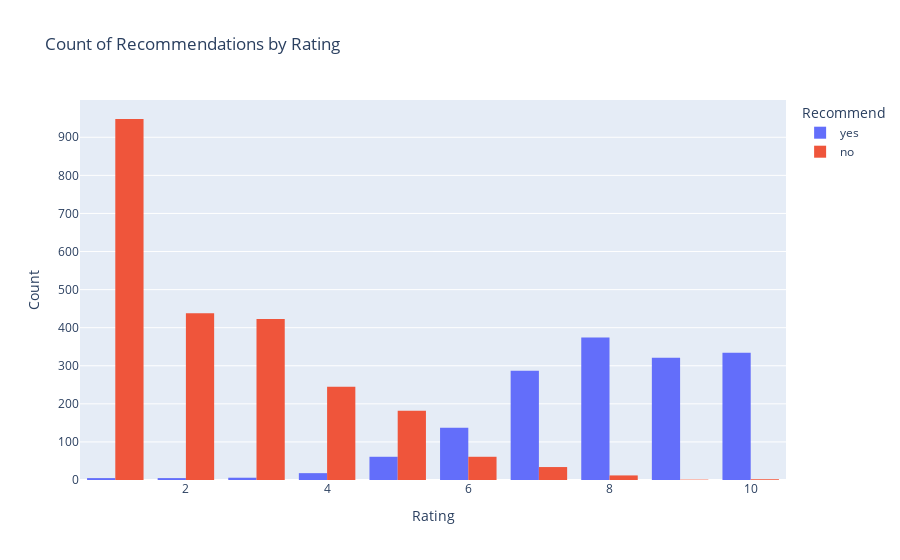

This figure's notebook cell:
### Code cell
# Create a count plot using Plotly
fig = px.histogram(
    reviews_df, 
    x='rating', 
    color='recommended', 
    barmode='group',
    histfunc='count',
    title='Count of Recommendations by Rating'
)

# Customize the layout
fig.update_layout(
    xaxis_title='Rating',
    yaxis_title='Count',
    legend_title='Recommend'
)

# Show the figure
fig.show()

### Figure 1 — Plotly figure (JSON) as saved in the notebook; plotly's stock layout.template omitted (floating-point values rounded to 4 significant figures; data arrays with more than 128 entries replaced by an {"elided": "..."} marker saying what was removed)
{"data": [{"alignmentgroup": "True", "bingroup": "x", "histfunc": "count", "hovertemplate": "recommended=yes<br>rating=%{x}<br>count=%{y}<extra></extra>", "legendgroup": "yes", "marker": {"color": "#636efa", "pattern": {"shape": ""}}, "name": "yes", "offsetgroup": "yes", "orientation": "v", "showlegend": true, "type": "histogram", "x": {"elided": "1548 int values"}, "xaxis": "x", "yaxis": "y"}, {"alignmentgroup": "True", "bingroup": "x", "histfunc": "count", "hovertemplate": "recommended=no<br>rating=%{x}<br>count=%{y}<extra></extra>", "legendgroup": "no", "marker": {"color": "#EF553B", "pattern": {"shape": ""}}, "name": "no", "offsetgroup": "no", "orientation": "v", "showlegend": true, "type": "histogram", "x": {"elided": "2346 int values"}, "xaxis": "x", "yaxis": "y"}], "layout": {"barmode": "group", "legend": {"title": {"text": "Recommend"}, "tracegroupgap": 0}, "title": {"text": "Count of Recommendations by Rating"}, "xaxis": {"anchor": "y", "domain": [0, 1], "title": {"text": "Rating"}}, "yaxis": {"anchor": "x", "domain": [0, 1], "title": {"text": "Count"}}}}
